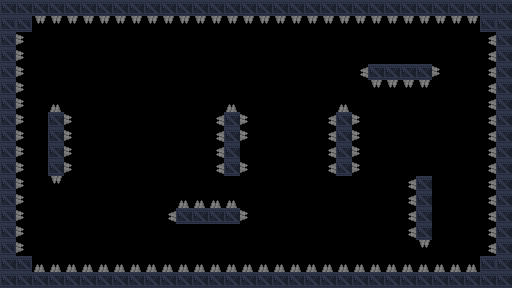

This game map was drawn from its Tiled (.tmx) file and the tilesets committed beside it. A one-line description and the full map source follow:
An orthogonal 32x18 tile map with 16x16 px tiles, 2 tile layers (background, details), 2 tilesets and 7 objects (4x gravity, spawn, goal).

<map version="1.5" tiledversion="1.7.2" orientation="orthogonal" renderorder="right-down" width="32" height="18" tilewidth="16" tileheight="16" infinite="0" nextlayerid="4" nextobjectid="51">
 <properties>
  <property name="title" value="Die step by step" />
 </properties>
 <tileset firstgid="1" source="industrial.v2.tsx" />
 <tileset firstgid="1025" source="Dungeon Sprites.tsx" />
 <layer id="3" name="background" width="32" height="18">
  <data encoding="csv">
0,0,0,0,0,0,0,0,0,0,0,0,0,0,0,0,0,0,0,0,0,0,0,0,0,0,0,0,0,0,0,0,
0,0,0,0,0,0,0,0,0,0,0,0,0,0,0,0,0,0,0,0,0,0,0,0,0,0,0,0,0,0,0,0,
0,0,0,0,0,0,0,0,0,0,0,0,0,0,0,0,0,0,0,0,0,0,0,0,0,0,0,0,0,0,0,0,
0,0,0,0,0,0,0,0,0,0,0,0,0,0,0,0,0,0,0,0,0,0,0,0,0,0,0,0,0,0,0,0,
0,0,0,0,0,0,0,0,0,0,0,0,0,0,0,0,0,0,0,0,0,0,0,0,0,0,0,0,0,0,0,0,
0,0,0,0,0,0,0,0,0,0,0,0,0,0,0,0,0,0,0,0,0,0,0,0,0,0,0,0,0,0,0,0,
0,0,0,0,0,0,0,0,0,0,0,0,0,0,0,0,0,0,0,0,0,0,0,0,0,0,0,0,0,0,0,0,
0,0,0,0,0,0,0,0,0,0,0,0,0,0,0,0,0,0,0,0,0,0,0,0,0,0,0,0,0,0,0,0,
0,0,0,0,0,0,0,0,0,0,0,0,0,0,0,0,0,0,0,0,0,0,0,0,0,0,0,0,0,0,0,0,
0,0,0,0,0,0,0,0,0,0,0,0,0,0,0,0,0,0,0,0,0,0,0,0,0,0,0,0,0,0,0,0,
0,0,0,0,0,0,0,0,0,0,0,0,0,0,0,0,0,0,0,0,0,0,0,0,0,0,0,0,0,0,0,0,
0,0,0,0,0,0,0,0,0,0,0,0,0,0,0,0,0,0,0,0,0,0,0,0,0,0,0,0,0,0,0,0,
0,0,0,0,0,0,0,0,0,0,0,0,0,0,0,0,0,0,0,0,0,0,0,0,0,0,0,0,0,0,0,0,
0,0,0,0,0,0,0,0,0,0,0,0,0,0,0,0,0,0,0,0,0,0,0,0,0,0,0,0,0,0,0,0,
0,0,0,0,0,0,0,0,0,0,0,0,0,0,0,0,0,0,0,0,0,0,0,0,0,0,0,0,0,0,0,0,
0,0,0,0,0,0,0,0,0,0,0,0,0,0,0,0,0,0,0,0,0,0,0,0,0,0,0,0,0,0,0,0,
0,0,0,0,0,0,0,0,0,0,0,0,0,0,0,0,0,0,0,0,0,0,0,0,0,0,0,0,0,0,0,0,
0,0,0,0,0,0,0,0,0,0,0,0,0,0,0,0,0,0,0,0,0,0,0,0,0,0,0,0,0,0,0,0
</data>
 </layer>
 <layer id="1" name="details" width="32" height="18">
  <properties>
   <property name="physics" type="bool" value="true" />
  </properties>
  <data encoding="csv">
20,20,20,20,20,20,20,20,20,20,20,20,20,20,20,20,20,20,20,20,20,20,20,20,20,20,20,20,20,20,20,20,
54,54,3221226628,3221226628,3221226628,3221226628,3221226628,3221226628,3221226628,3221226628,3221226628,3221226628,3221226628,3221226628,3221226628,3221226628,3221226628,3221226628,3221226628,3221226628,3221226628,3221226628,3221226628,3221226628,3221226628,3221226628,3221226628,3221226628,3221226628,3221226628,54,20,
54,2684355716,0,0,0,0,0,0,0,0,0,0,0,0,0,0,0,0,0,0,0,0,0,0,0,0,0,0,0,0,1610613892,20,
54,2684355716,0,0,0,0,0,0,0,0,0,0,0,0,0,0,0,0,0,0,0,0,0,0,0,0,0,0,0,0,1610613892,20,
54,2684355716,0,0,0,0,0,0,0,0,0,0,0,0,0,0,0,0,0,0,0,0,1610613892,20,20,20,20,2684355716,0,0,1610613892,20,
54,2684355716,0,0,0,0,0,0,0,0,0,0,0,0,0,0,0,0,0,0,0,0,0,3221226628,3221226628,3221226628,3221226628,0,0,0,1610613892,20,
54,2684355716,0,1156,0,0,0,0,0,0,0,0,0,0,1156,0,0,0,0,0,0,1156,0,0,0,0,0,0,0,0,1610613892,20,
54,2684355716,0,20,2684355716,0,0,0,0,0,0,0,0,1610613892,20,2684355716,0,0,0,0,1610613892,20,2684355716,0,0,0,0,0,0,0,1610613892,20,
54,2684355716,0,20,2684355716,0,0,0,0,0,0,0,0,1610613892,20,2684355716,0,0,0,0,1610613892,20,2684355716,0,0,0,0,0,0,0,1610613892,20,
54,2684355716,0,20,2684355716,0,0,0,0,0,0,0,0,1610613892,20,0,0,0,0,0,1610613892,20,2684355716,0,0,0,0,0,0,0,1610613892,20,
54,2684355716,0,20,2684355716,0,0,0,0,0,0,0,0,1610613892,20,2684355716,0,0,0,0,1610613892,20,2684355716,0,0,0,0,0,0,0,1610613892,20,
54,2684355716,0,3221226628,0,0,0,0,0,0,0,0,0,0,0,0,0,0,0,0,0,0,0,0,0,1610613892,20,0,0,0,1610613892,20,
54,2684355716,0,0,0,0,0,0,0,0,0,1156,1156,1156,1156,0,0,0,0,0,0,0,0,0,0,1610613892,20,0,0,0,1610613892,20,
54,2684355716,0,0,0,0,0,0,0,0,1610613892,20,20,20,20,2684355716,0,0,0,0,0,0,0,0,0,1610613892,20,0,0,0,1610613892,20,
54,2684355716,0,0,0,0,0,0,0,0,0,0,0,0,0,0,0,0,0,0,0,0,0,0,0,1610613892,20,0,0,0,1610613892,20,
54,2684355716,0,0,0,0,0,0,0,0,0,0,0,0,0,0,0,0,0,0,0,0,0,0,0,0,3221226628,0,0,0,1610613892,20,
20,54,1156,1156,1156,1156,1156,1156,1156,1156,1156,1156,1156,1156,1156,1156,1156,1156,1156,1156,1156,1156,1156,1156,1156,1156,1156,1156,1156,1156,54,20,
20,20,20,20,20,20,20,20,20,20,20,20,20,20,20,20,20,20,20,20,20,20,20,20,20,20,20,20,20,20,20,20
</data>
 </layer>
 <objectgroup id="2" name="objects">
  <object id="2" name="spawn" gid="513" x="96" y="152" width="16" height="16" />
  <object id="36" name="goal" gid="1158" x="416" y="136" width="16" height="16" />
  <object id="40" name="gravity" gid="526" x="252" y="152" width="16" height="16" />
  <object id="43" x="520" y="140" width="83" height="19">
   <text wrap="1" halign="center">16 tiles</text>
  </object>
  <object id="44" name="gravity" gid="526" x="200" y="248" width="16" height="16" />
  <object id="45" name="gravity" gid="526" x="392" y="56" width="16" height="16" />
  <object id="46" name="gravity" gid="526" x="444" y="224" width="16" height="16" />
 </objectgroup>
</map>
